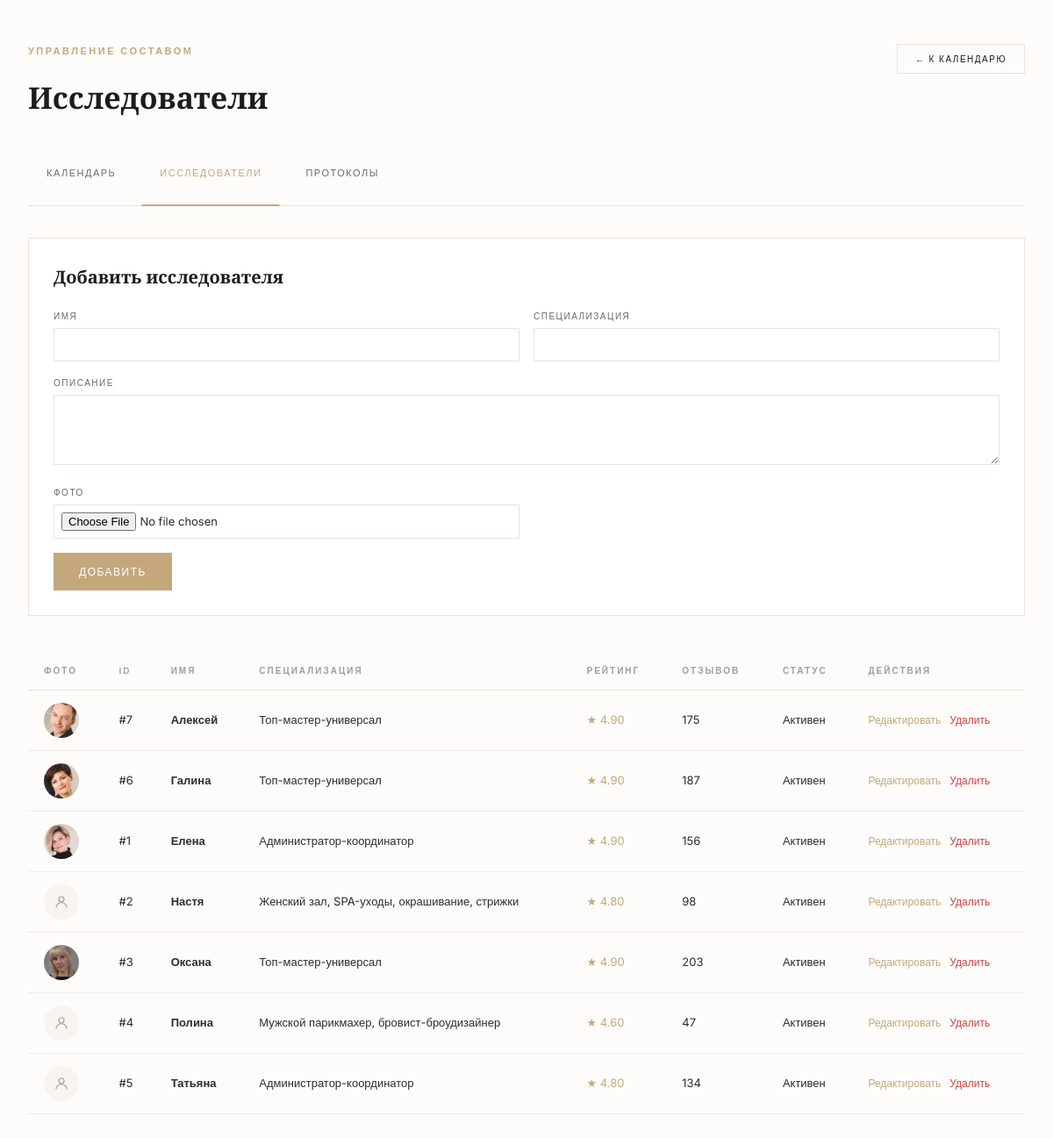
Page /pages/admin/manage-masters.php (signed in) on the committed database.
### tables this page shows
CREATE TABLE `masters` (
  `id` int(11) NOT NULL,
  `name` varchar(100) NOT NULL,
  `specialization` varchar(200) NOT NULL,
  `description` text DEFAULT NULL,
  `photo` varchar(255) DEFAULT NULL,
  `rating` decimal(3,2) DEFAULT 0.00,
  `reviews_count` int(11) DEFAULT 0,
  `is_active` tinyint(1) DEFAULT 1,
  `created_at` timestamp NOT NULL DEFAULT current_timestamp(),
  `updated_at` timestamp NOT NULL DEFAULT current_timestamp() ON UPDATE current_timestamp()
);

### pages/admin/manage-masters.php (the view, shortened to what this page needs)
<?php
    if (!isset($basePath)) {
        $basePath = '/beauty-salon';
    }
    require_once __DIR__ . '/../../config/db.php';
    $editMaster = null;
    $masters = $pdo->query("SELECT * FROM masters ORDER BY name ASC")->fetchAll();
    include 'admin-header.php';
?>
<section class="admin-section">
    <div class="container">
        <div class="admin-header">
            <div>
                <span class="section-eyebrow">Управление составом</span>
                <h1>Исследователи</h1>
            </div>
            <a href="<?php echo $basePath; ?>/pages/admin/index.php" class="btn btn-ghost btn-sm">← К календарю</a>
        </div>
        <nav class="admin-nav">
            <a href="<?php echo $basePath; ?>/pages/admin/index.php">Календарь</a>
            <a href="<?php echo $basePath; ?>/pages/admin/manage-masters.php" class="active">Исследователи</a>
            <a href="<?php echo $basePath; ?>/pages/admin/manage-services.php">Протоколы</a>
        </nav>
        <div class="admin-form">
            <h3><?php echo $editMaster ? 'Редактировать исследователя' : 'Добавить исследователя'; ?></h3>
            <form method="POST" action="<?php echo $basePath; ?>/scripts/admin/<?php echo $editMaster ? 'edit-master' : 'add-master'; ?>.php" enctype="multipart/form-data">
                <div class="admin-form-row">
                    <div>
                        <label>Имя</label>
                        <input type="text" name="name" required value="<?php echo $editMaster ? htmlspecialchars($editMaster['name']) : ''; ?>">
                    </div>
                    <div>
                        <label>Специализация</label>
                        <input type="text" name="specialization" required value="<?php echo $editMaster ? htmlspecialchars($editMaster['specialization']) : ''; ?>">
                    </div>
                </div>
                <div class="admin-form-row single">
                    <div>
                        <label>Описание</label>
                        <textarea name="description"><?php echo $editMaster ? htmlspecialchars($editMaster['description']) : ''; ?></textarea>
                    </div>
                </div>
                <div class="admin-form-row">
                    <div>
                        <label>Фото</label>
                        <input type="file" name="photo" accept="image/jpeg,image/png,image/webp" style="padding: 8px;">
                    </div>
                </div>
                <div class="admin-form-buttons">
                    <button type="submit" class="btn btn-gold">
                        <?php echo $editMaster ? 'Сохранить' : 'Добавить'; ?>
                    </button>
                </div>
            </form>
        </div>
        <div class="admin-table-wrap">
            <table class="admin-table">
               <thead>
                    <tr>
                        <th>Фото</th>
                        <th>ID</th>
                        <th>Имя</th>
                        <th>Специализация</th>
                        <th>Рейтинг</th>
                        <th>Отзывов</th>
                        <th>Статус</th>
                        <th>Действия</th>
                    </tr>
                </thead>
                <tbody>
                    <?php foreach ($masters as $m): ?>
                        <tr>
                            <td>
                                <?php if ($m['photo']): ?>
                                    <img src="<?php echo $basePath; ?>/assets/images/masters/<?php echo $m['photo']; ?>"
                                         alt="" style="width: 40px; height: 40px; border-radius: 50%; object-fit: cover;">
                                <?php else: ?>
                                    <div style="width: 40px; height: 40px; border-radius: 50%; background: var(--bg-warm); display: flex; align-items: center; justify-content: center; color: var(--text-light); font-size: 12px;">
                                        <svg width="18" height="18" viewBox="0 0 24 24" fill="none" stroke="currentColor" stroke-width="1.5">
                                            <circle cx="12" cy="8" r="4"/>
                                            <path d="M4 20c0-4 4-7 8-7s8 3 8 7" stroke-linecap="round"/>
                                        </svg>
                                    </div>
                                <?php endif; ?>
                            </td>
                            <td>#<?php echo $m['id']; ?></td>
                            <td><strong><?php echo htmlspecialchars($m['name']); ?></strong></td>
                            <td><?php echo htmlspecialchars($m['specialization']); ?></td>
                            <td><span style="color: var(--gold);">★ <?php echo $m['rating']; ?></span></td>
                            <td><?php echo $m['reviews_count']; ?></td>
                            <td><?php echo $m['is_active'] ? 'Активен' : 'Неактивен'; ?></td>
                            <td>
                                <div class="admin-actions">
                                    <a href="?edit=<?php echo $m['id']; ?>" class="admin-edit-link">Редактировать</a>
                                    <a href="<?php echo $basePath; ?>/scripts/admin/delete-master.php?id=<?php echo $m['id']; ?>" class="admin-delete-link" onclick="return confirm('Удалить исследователя?')">Удалить</a>
                                </div>
                            </td>
                        </tr>
                    <?php endforeach; ?>
                </tbody>
            </table>
        </div>
    </div>
</section>
<?php include 'admin-footer.php'; ?>

### assets/css/style.css (style rules this page uses)
:root { --gold: #C4A87C; --gold-hover: #B89365; --gold-light: rgba(196, 168, 124, 0.15); --gold-pale: #F8F4ED; --dark: #1C1C1C; --text: #2D2D2D; --text-muted: #6B6B6B; --text-light: #9E9E9E; --bg: #FDFCFA; --bg-warm: #F8F5F0; --white: #FFFFFF; --border: #E8E3DA; --border-light: #F0EDE8; --font-main: 'Inter', sans-serif; --font-accent: 'Cormorant Garamond', serif; --transition: 0.35s cubic-bezier(0.25, 0.1, 0.25, 1); --ease-out-expo: cubic-bezier(0.19, 1, 0.22, 1); }
*, *::before, *::after { margin: 0; padding: 0; box-sizing: border-box; }
html { scroll-behavior: smooth; }
body { font-family: var(--font-main); font-size: 15px; line-height: 1.6; color: var(--text); background: var(--bg); min-height: 100vh; display: flex; flex-direction: column; -webkit-font-smoothing: antialiased; -moz-osx-font-smoothing: grayscale; }
img { max-width: 100%; height: auto; display: block; }
a { text-decoration: none; color: inherit; transition: color var(--transition); }
.container { max-width: 1200px; margin: 0 auto; padding: 0 32px; }
.btn { display: inline-flex; align-items: center; justify-content: center; gap: 8px; padding: 13px 28px; font-family: var(--font-main); font-weight: 500; font-size: 12px; letter-spacing: 1.5px; text-transform: uppercase; cursor: pointer; transition: all 0.3s ease; border: 1px solid transparent; white-space: nowrap; position: relative; }
.btn-gold { background: var(--gold); color: var(--white); border-color: var(--gold); }
.btn-ghost { background: transparent; color: var(--dark); border-color: var(--border); }
.section-eyebrow { display: block; font-size: 11px; font-weight: 600; letter-spacing: 2.5px; text-transform: uppercase; color: var(--gold); margin-bottom: 16px; }
.btn-sm { padding: 8px 20px; font-size: 10px; letter-spacing: 1.5px; }

### pages/admin/manage-masters.php (style rules this page uses)
.admin-section { padding: 50px 0 80px; min-height: calc(100vh - 100px); background: var(--bg); }
.admin-header { display: flex; justify-content: space-between; align-items: flex-start; margin-bottom: 40px; flex-wrap: wrap; gap: 20px; }
.admin-header h1 { font-family: var(--font-accent); font-size: 34px; color: var(--dark); margin-top: 6px; }
.admin-nav { display: flex; gap: 8px; flex-wrap: wrap; margin-bottom: 36px; border-bottom: 1px solid var(--border); padding-bottom: 16px; }
.admin-nav a { padding: 10px 20px; font-size: 11px; letter-spacing: 1.5px; text-transform: uppercase; border: 1px solid transparent; color: var(--text-muted); transition: all var(--transition); font-weight: 500; }
.admin-nav a.active { color: var(--gold); border-bottom: 2px solid var(--gold); margin-bottom: -17px; }
.admin-form { background: var(--white); border: 1px solid var(--border); padding: 28px; margin-bottom: 40px; }
.admin-form h3 { font-family: var(--font-accent); font-size: 20px; color: var(--dark); margin-bottom: 20px; }
.admin-form-row { display: grid; grid-template-columns: 1fr 1fr; gap: 16px; margin-bottom: 16px; }
.admin-form-row.single { grid-template-columns: 1fr; }
.admin-form label { font-size: 10px; text-transform: uppercase; letter-spacing: 1.5px; color: var(--text-muted); display: block; margin-bottom: 6px; font-weight: 500; }
.admin-form input, .admin-form textarea, .admin-form select { width: 100%; padding: 10px 14px; border: 1px solid var(--border); font-family: var(--font-main); font-size: 13px; outline: none; }
.admin-form textarea { resize: vertical; min-height: 80px; }
.admin-form-buttons { display: flex; gap: 10px; align-items: center; }
.admin-table-wrap { overflow-x: auto; }
.admin-table { width: 100%; border-collapse: collapse; font-size: 13px; min-width: 800px; }
.admin-table th { text-align: left; padding: 14px 18px; font-size: 10px; text-transform: uppercase; letter-spacing: 2px; color: var(--text-light); border-bottom: 1px solid var(--border); font-weight: 600; }
.admin-table td { padding: 14px 18px; border-bottom: 1px solid var(--border-light); color: var(--text); }
.admin-actions { display: flex; gap: 10px; }
.admin-edit-link { color: var(--gold); font-size: 12px; }
.admin-delete-link { color: #C44; font-size: 12px; }

### rows in the picture
masters: photo (picture), id "7", name "Алексей", specialization "Топ-мастер-универсал", rating "4.90", reviews_count "175", is_active "Активен"
masters: photo (picture), id "6", name "Галина", specialization "Топ-мастер-универсал", rating "4.90", reviews_count "187", is_active "Активен"
masters: photo (picture), id "1", name "Елена", specialization "Администратор-координатор", rating "4.90", reviews_count "156", is_active "Активен"
masters: id "2", name "Настя", specialization "Женский зал, SPA-уходы, окрашивание, стрижки", rating "4.80", reviews_count "98", is_active "Активен"
masters: photo (picture), id "3", name "Оксана", specialization "Топ-мастер-универсал", rating "4.90", reviews_count "203", is_active "Активен"
masters: id "4", name "Полина", specialization "Мужской парикмахер, бровист-броудизайнер", rating "4.60", reviews_count "47", is_active "Активен"
masters: id "5", name "Татьяна", specialization "Администратор-координатор", rating "4.80", reviews_count "134", is_active "Активен"
